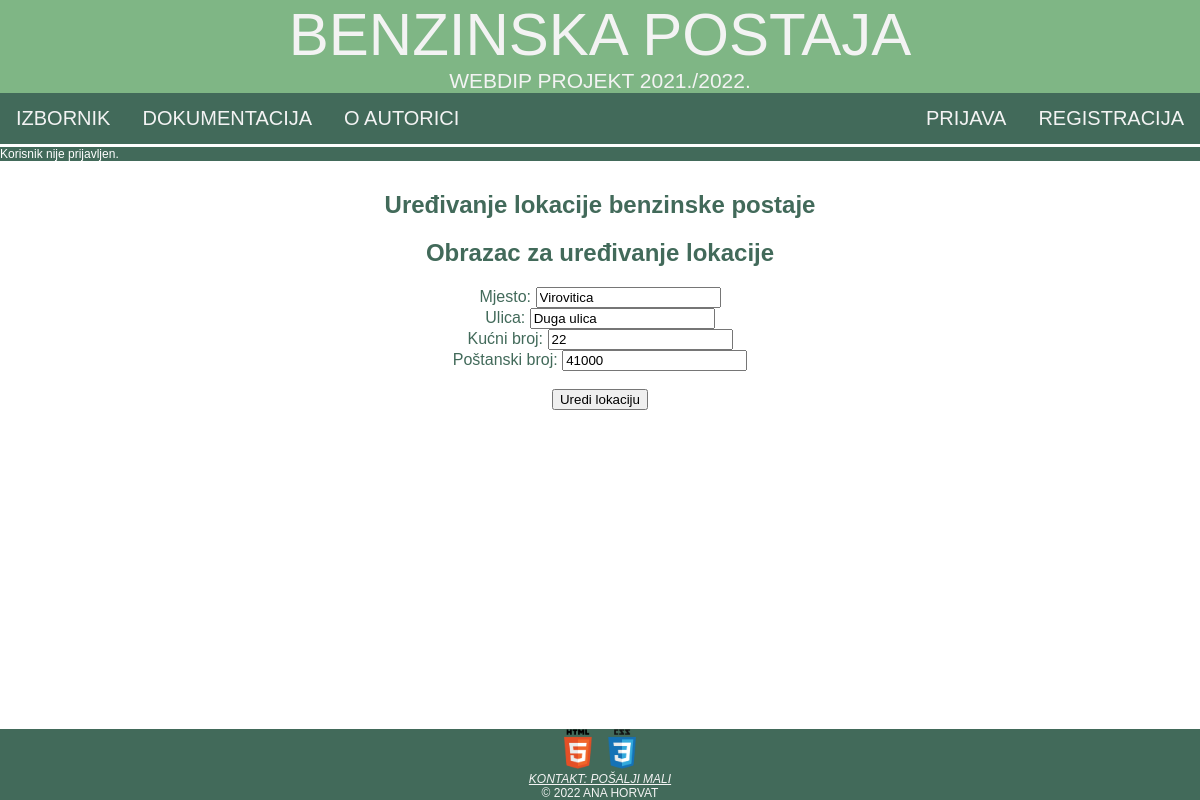
Screenshot of /urediLokaciju.php?id=1 with the database file from the repository.
### tables this page shows
CREATE TABLE `lokacija_benzinske_postaje` (
  `id_lokacije_benzinske_postaje` int(11) NOT NULL,
  `mjesto` varchar(45) NOT NULL,
  `ulica` varchar(45) NOT NULL,
  `kucni_broj` int(11) NOT NULL,
  `postanski_broj` int(11) NOT NULL
);

### class/baza.class.php (called while the page is built, shortened)
<?php
class Baza {
    private $veza = null;
    function spojiDB() {
        $this->veza = new mysqli(self::server, self::korisnik, self::lozinka, self::baza);
        $this->veza->set_charset("utf8");
        return $this->veza;
    }
    function selectDB($upit) {
        $rezultat = $this->veza->query($upit);
        return $rezultat;
    }
}
?>

### urediLokaciju.php (the view, shortened to what this page needs)
<?php
$adresa = $_SERVER["HTTP_HOST"] . $_SERVER["REQUEST_URI"];
require("./class/baza.class.php");
$id_lokacije = htmlspecialchars($_GET['id']);
$baza = new Baza();
$baza->spojiDB();
$upit = "SELECT * FROM lokacija_benzinske_postaje WHERE id_lokacije_benzinske_postaje = '$id_lokacije'";
$rezultat = $baza->selectDB($upit);
list($id_lokacije_benzinske_postaje,$mjesto,$ulica,$kucni_broj,$postanski_broj) = $rezultat->fetch_array();
?>
<!DOCTYPE html>
<html>
<head>
    <link rel="stylesheet" href="./css/ahorvat3.css" type="text/css">
</head>
<body>
    <header id="zaglavlje">
        <a class="naslov" href="./index.php">Benzinska postaja</a>
        <br>
        <a class="opis">WebDiP projekt 2021./2022.</a>
    </header>
    <nav>
        <ul id="navigacija">
            <li class="lijevo"><a href="izbornik.php">Izbornik</a></li>
            <li class="lijevo"><a href="dokumentacija.html">Dokumentacija</a></li>
            <li class="lijevo"><a href="o_autoru.html">O autorici</a></li>
            <li class="desno"><a href="registracija.php">Registracija</a></li>
            <li class="desno"><a href="./prijava.php">Prijava</a></li>
        </ul>
    </nav>
    <?php
    if (isset($_SESSION['korisnik'])) {
        echo "<a id=\"prijavljenkor\" href=\"odjava.php\">Trenutno ste prijavljeni kao korisnik $_SESSION[korisnik]. Kliknite ovdje za odjavu.</a>";
    } else {
        echo "<a id=\"prijavljenkor\">Korisnik nije prijavljen.</a>";
    }
    ?>
    <section class="centar">
        <div id="sadrzaj">
            <h1>Uređivanje lokacije benzinske postaje</h1>
            <form id="formaKreiranjeLokacije" method="post">
                <div id="sadrzajForme">
                    <h2>Obrazac za uređivanje lokacije</h2>
                    <label for="mjesto">Mjesto:</label>
                    <input type="text" id="mjesto" name="mjesto" placeholder="Mjesto" autofocus="autofocus" value="<?php echo $mjesto;?>">
                    <br>
                    <label for="ulica">Ulica:</label>
                    <input type="text" id="ulica" name="ulica" placeholder="Ulica" value="<?php echo $ulica;?>">
                    <br>
                    <label for="kucniBroj">Kućni broj:</label>
                    <input type="number" id="kucniBroj" name="kucniBroj" placeholder="Kućni broj" value="<?php echo $kucni_broj;?>">
                    <br>
                    <label for="postanskiBroj">Poštanski broj:</label>
                    <input type="number" id="postanskiBroj" name="postanskiBroj" placeholder="Poštanski broj" value="<?php echo $postanski_broj;?>">
                    <br>
                    <br>
                    <input type="submit" value="Uredi lokaciju">
                    <br>
                </div>
            </form>
        </div>
    </section>
    <div id="greske">
    </div>
    <footer id="podnozje">
        <a href="https://validator.w3.org/check?uri=<?php echo $adresa ?>" target="_blank"><img class="validacija" src="./materijali/HTML5.png" alt="HTML5 validacija"></a>
        <a href="https://jigsaw.w3.org/css-validator/validator?uri=<?php echo $adresa ?>" target="_blank"> <img class="validacija" src="./materijali/CSS3.png" alt="CSS3 validacija"></a>
        <address>
            <a href="mailto:ahorvat3@foi.hr">Kontakt: pošalji mali</a>
        </address>
        <a>&copy; 2022 Ana Horvat</a>
    </footer>
</body>
</html>

### css/ahorvat3.css (style rules this page uses)
html { font-family: 'Trebuchet MS', 'Lucida Sans Unicode', 'Lucida Grande', 'Lucida Sans', Arial, sans-serif; background-color: #FFFFFF; }
body { width: 100%; margin: 0em; padding: 0em; height: 100%; }
#zaglavlje { background-color: #7FB685; text-align: center; color: #F3F3F3; text-transform: uppercase; }
.naslov { font-size: 60px; text-decoration: none; color: #F3F3F3; }
.opis { font-size: 21px; }
#navigacija { list-style-type: none; margin: 0; padding: 0; overflow: hidden; background-color: #426A5A; }
#navigacija li.lijevo { float: left; }
#navigacija li.desno { float: right; }
#navigacija li a { display: block; color: #F3F3F3; text-align: center; padding: 14px 16px; text-decoration: none; text-transform: uppercase; font-size: 20px; }
#podnozje { font-size: 12px; background-color: #426A5A; text-align: center; color: #F3F3F3; text-transform: uppercase; text-decoration: none; position: fixed; bottom: 0; width: 100%; }
#podnozje a { color: #F3F3F3; }
.validacija { height: 40px; width: 40px; }
#sadrzaj { color: #426A5A; padding:10px; padding-bottom: 100px; }
#greske { color: #EF6F6C; margin: auto; width: 25%; padding: 10px; text-align: left; }
.centar { text-align: center; }
.lijevo { text-align: left; }
#prijavljenkor { border-top-color: white; border-top-style: solid; display: block; background-color: #426A5A; color:white; text-decoration: none; text-align: left; font-size: 12px; }

### rows the page displays
lokacija_benzinske_postaje: mjesto "Virovitica", ulica "Duga ulica", kucniBroj "22", postanskiBroj "41000"
